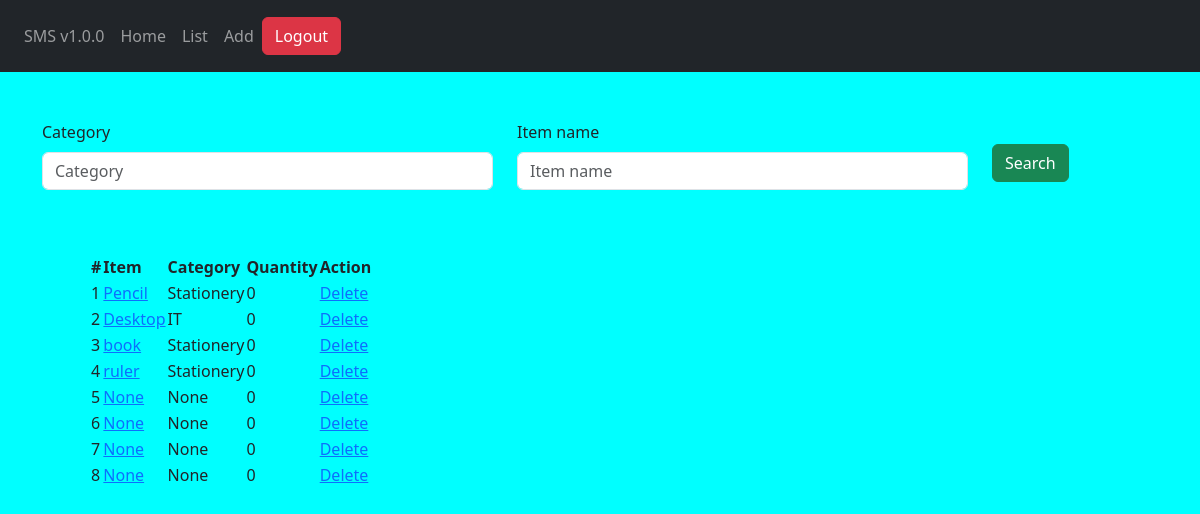
The app's page /stock/list/ (signed in), older data.
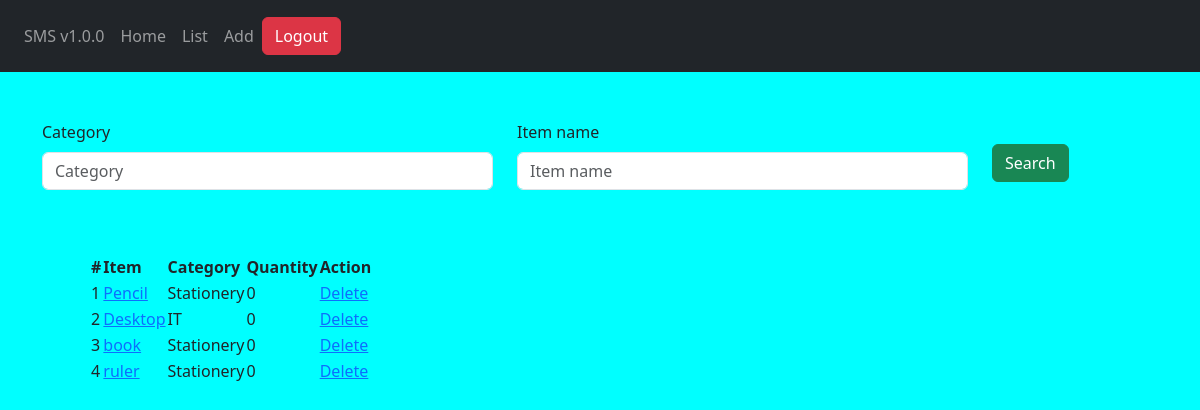
The same page, newer data.
### stockmgt/models.py (models this page shows, shortened)
class Stock(models.Model):
	category = models.CharField(max_length=50, blank=True, null=True)
	item_name = models.CharField(max_length=50, blank=True, null=True)
	quantity = models.IntegerField(default='0', blank=True, null=True)
	receive_quantity = models.IntegerField(default='0', blank=True, null=True)
	receive_by = models.CharField(max_length=50, blank=True, null=True)
	issue_quantity = models.IntegerField(default='0', blank=True, null=True)
	issue_by = models.CharField(max_length=50, blank=True, null=True)
	issue_to = models.CharField(max_length=50, blank=True, null=True)
	phone_number = models.CharField(max_length=50, blank=True, null=True)
	created_by = models.CharField(max_length=50, blank=True, null=True)
	reorder_level = models.IntegerField(default='0', blank=True, null=True)
	last_updated = models.DateTimeField(auto_now_add=False, auto_now=True)
	export_to_CSV = models.BooleanField(default=False)

### stockmgt/views.py (the view, shortened to what this page needs)
# urls.py: path('list/', list_items, name='list'),
@login_required(login_url=('/accounts/login'))
def list_items(request):
    queryset = Stock.objects.all()
    form = StockSearchForm()
    context={
        'queryset':queryset,
        'form':form
    }
    return render(request, 'stock/list.html', context)

### stockmgt/forms.py
class StockSearchForm(forms.ModelForm):
   class Meta:
     model = Stock
     fields = ['category', 'item_name']

### stockmgt/templates/stock/list.html (shortened to what this page needs)
{% extends 'base.html' %}
{% load bootstrap5 %}
{% block content %}
	<div class="container">
		<form class="mt-5" method="post" action="">
			<div class="row">
				{% for field in form %}
				<div class="col-sm-5">
					{% bootstrap_field field %}
				</div>
				{% endfor %}
				<div class="col-sm-2">
					<input class="btn btn-success mt-4" type="submit" value="Search">
				</div>
			</div>
		</form>
		<table class="m-5">
			<thead>
				<th>#</th>
				<th>Item</th>
				<th>Category</th>
				<th>Quantity</th>
				<th>Action</th>
			</thead>
			<tbody>
				{% for instance in queryset %}
				<tr>
					<td>{{forloop.counter}}</td>
					<td><a href="{% url 'stock:update' id=instance.id %}">{{instance.item_name}}</a></td>
					<td>{{instance.category}}</td>
					<td>{{instance.quantity}}</td>
					<td><a href="{% url 'stock:delete' id=instance.id %}">Delete</a></td>
				</tr>
				{% endfor %}
			</tbody>
		</table>
	</div>
{% endblock %}

### templates/base.html (shortened to what this page needs)
{% load static %}
<!DOCTYPE html>
<html lang="en">
<head>
    <link href="https://cdn.jsdelivr.net/npm/bootstrap@5.3.2/dist/css/bootstrap.min.css" rel="stylesheet">
    <link rel="stylesheet" href="{% static 'css/styles.css' %}">
</head>
<body>
    <nav class="navbar navbar-expand-lg navbar-dark bg-dark p-3">
        {% if user.is_authenticated %}
        <ul class="navbar-nav">
            <li class="nav-item">
                <a class="nav-link" href="{% url 'home' %}">SMS v1.0.0</a>
            </li>
            <li class="nav-item">
                <a class="nav-link" href="{% url 'home' %}">Home</a>
            </li>
            <li class="nav-item">
                <a class="nav-link" href="{% url 'stock:list' %}">List</a>
            </li>
            <li class="nav-item">
                <a class="nav-link" href="{% url 'stock:add' %}">Add</a>
            </li>
        </ul>
        <ul class="navbar-nav ml-auto">
            <li class="nav-item">
                <form method="post" action="{% url 'accounts:logout' %}">
                    <button class="btn btn-danger" type="submit">Logout</button>
                </form>
            </li>
        </ul>
        {% endif %}
    </nav>
    {% block content %}
    {% endblock %}
</body>
</html>

### stockmgt/static/css/styles.css (style rules this page uses)
body { background-color: aqua; }

Row changes from the older to the newer data that the page shows:
removed Stock: item_name "None", category "None", quantity "0"
removed Stock: item_name "None", category "None", quantity "0"
removed Stock: item_name "None", category "None", quantity "0"
removed Stock: item_name "None", category "None", quantity "0"
